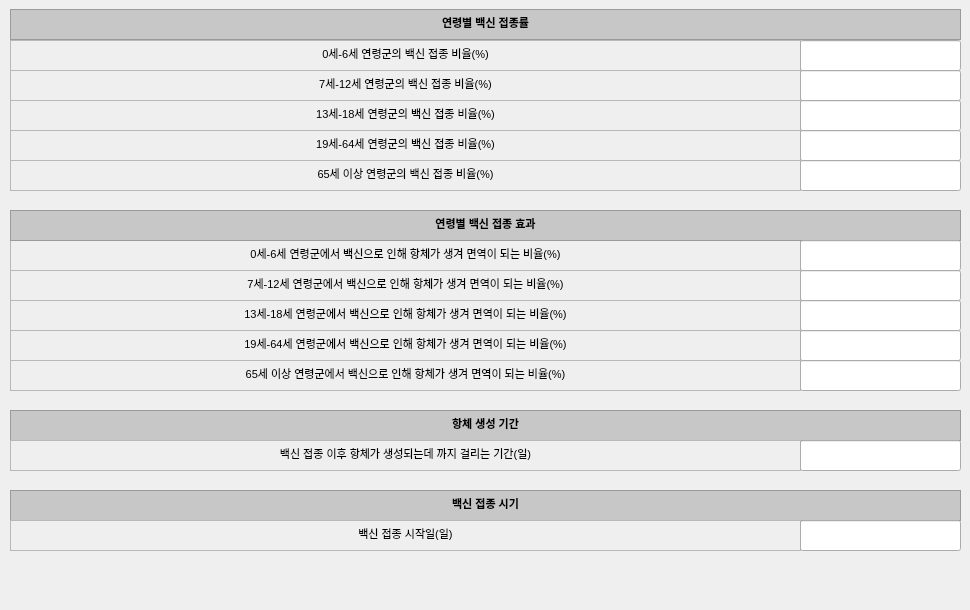
       <widget class="QWidget" name="scrollAreaWidgetContents_5">
        <property name="geometry">
         <rect>
          <x>0</x>
          <y>0</y>
          <width>970</width>
          <height>610</height>
         </rect>
        </property>
        <widget class="QTextEdit" name="textEdit_165">
         <property name="enabled">
          <bool>false</bool>
         </property>
         <property name="geometry">
          <rect>
           <x>10</x>
           <y>40</y>
           <width>791</width>
           <height>31</height>
          </rect>
         </property>
         <property name="html">
          <string>&lt;!DOCTYPE HTML PUBLIC &quot;-//W3C//DTD HTML 4.0//EN&quot; &quot;http://www.w3.org/TR/REC-html40/strict.dtd&quot;&gt;
&lt;html&gt;&lt;head&gt;&lt;meta name=&quot;qrichtext&quot; content=&quot;1&quot; /&gt;&lt;style type=&quot;text/css&quot;&gt;
p, li { white-space: pre-wrap; }
&lt;/style&gt;&lt;/head&gt;&lt;body style=&quot; font-family:'맑은 고딕'; font-size:8.25pt; font-weight:400; font-style:normal;&quot;&gt;
&lt;p align=&quot;center&quot; style=&quot; margin-top:0px; margin-bottom:0px; margin-left:0px; margin-right:0px; -qt-block-indent:0; text-indent:0px;&quot;&gt;&lt;span style=&quot; font-size:8pt; color:#000000;&quot;&gt;0세-6세 연령군의 백신 접종 비율(%)&lt;/span&gt;&lt;/p&gt;&lt;/body&gt;&lt;/html&gt;</string>
         </property>
        </widget>
        <widget class="QTextEdit" name="textEdit_166">
         <property name="enabled">
          <bool>false</bool>
         </property>
         <property name="geometry">
          <rect>
           <x>10</x>
           <y>9</y>
           <width>951</width>
           <height>31</height>
          </rect>
         </property>
         <property name="styleSheet">
          <string notr="true">background-color: rgb(199, 199, 199);</string>
         </property>
         <property name="html">
          <string>&lt;!DOCTYPE HTML PUBLIC &quot;-//W3C//DTD HTML 4.0//EN&quot; &quot;http://www.w3.org/TR/REC-html40/strict.dtd&quot;&gt;
&lt;html&gt;&lt;head&gt;&lt;meta name=&quot;qrichtext&quot; content=&quot;1&quot; /&gt;&lt;style type=&quot;text/css&quot;&gt;
p, li { white-space: pre-wrap; }
&lt;/style&gt;&lt;/head&gt;&lt;body style=&quot; font-family:'맑은 고딕'; font-size:8.25pt; font-weight:400; font-style:normal;&quot;&gt;
&lt;p align=&quot;center&quot; style=&quot; margin-top:0px; margin-bottom:0px; margin-left:0px; margin-right:0px; -qt-block-indent:0; text-indent:0px;&quot;&gt;&lt;span style=&quot; font-size:8pt; font-weight:600; color:#000000;&quot;&gt;연령별 백신 접종률&lt;/span&gt;&lt;/p&gt;&lt;/body&gt;&lt;/html&gt;</string>
         </property>
        </widget>
        <widget class="QTextEdit" name="textEdit_174">
         <property name="enabled">
          <bool>false</bool>
         </property>
         <property name="geometry">
          <rect>
           <x>10</x>
           <y>410</y>
           <width>951</width>
           <height>31</height>
          </rect>
         </property>
         <property name="styleSheet">
          <string notr="true">background-color: rgb(199, 199, 199);</string>
         </property>
         <property name="html">
          <string>&lt;!DOCTYPE HTML PUBLIC &quot;-//W3C//DTD HTML 4.0//EN&quot; &quot;http://www.w3.org/TR/REC-html40/strict.dtd&quot;&gt;
&lt;html&gt;&lt;head&gt;&lt;meta name=&quot;qrichtext&quot; content=&quot;1&quot; /&gt;&lt;style type=&quot;text/css&quot;&gt;
p, li { white-space: pre-wrap; }
&lt;/style&gt;&lt;/head&gt;&lt;body style=&quot; font-family:'맑은 고딕'; font-size:8.25pt; font-weight:400; font-style:normal;&quot;&gt;
&lt;p align=&quot;center&quot; style=&quot; margin-top:0px; margin-bottom:0px; margin-left:0px; margin-right:0px; -qt-block-indent:0; text-indent:0px;&quot;&gt;&lt;span style=&quot; font-size:8pt; font-weight:600; color:#000000;&quot;&gt;항체 생성 기간&lt;/span&gt;&lt;/p&gt;&lt;/body&gt;&lt;/html&gt;</string>
         </property>
        </widget>
        <widget class="QTextEdit" name="textEdit_179">
         <property name="enabled">
          <bool>false</bool>
         </property>
         <property name="geometry">
          <rect>
           <x>10</x>
           <y>70</y>
           <width>791</width>
           <height>31</height>
          </rect>
         </property>
         <property name="html">
          <string>&lt;!DOCTYPE HTML PUBLIC &quot;-//W3C//DTD HTML 4.0//EN&quot; &quot;http://www.w3.org/TR/REC-html40/strict.dtd&quot;&gt;
&lt;html&gt;&lt;head&gt;&lt;meta name=&quot;qrichtext&quot; content=&quot;1&quot; /&gt;&lt;style type=&quot;text/css&quot;&gt;
p, li { white-space: pre-wrap; }
&lt;/style&gt;&lt;/head&gt;&lt;body style=&quot; font-family:'맑은 고딕'; font-size:8.25pt; font-weight:400; font-style:normal;&quot;&gt;
&lt;p align=&quot;center&quot; style=&quot; margin-top:0px; margin-bottom:0px; margin-left:0px; margin-right:0px; -qt-block-indent:0; text-indent:0px;&quot;&gt;&lt;span style=&quot; font-size:8pt; color:#000000;&quot;&gt;7세-12세 연령군의 백신 접종 비율(%)&lt;/span&gt;&lt;/p&gt;&lt;/body&gt;&lt;/html&gt;</string>
         </property>
        </widget>
        <widget class="QTextEdit" name="textEdit_184">
         <property name="enabled">
          <bool>false</bool>
         </property>
         <property name="geometry">
          <rect>
           <x>10</x>
           <y>100</y>
           <width>791</width>
           <height>31</height>
          </rect>
         </property>
         <property name="html">
          <string>&lt;!DOCTYPE HTML PUBLIC &quot;-//W3C//DTD HTML 4.0//EN&quot; &quot;http://www.w3.org/TR/REC-html40/strict.dtd&quot;&gt;
&lt;html&gt;&lt;head&gt;&lt;meta name=&quot;qrichtext&quot; content=&quot;1&quot; /&gt;&lt;style type=&quot;text/css&quot;&gt;
p, li { white-space: pre-wrap; }
&lt;/style&gt;&lt;/head&gt;&lt;body style=&quot; font-family:'맑은 고딕'; font-size:8.25pt; font-weight:400; font-style:normal;&quot;&gt;
&lt;p align=&quot;center&quot; style=&quot; margin-top:0px; margin-bottom:0px; margin-left:0px; margin-right:0px; -qt-block-indent:0; text-indent:0px;&quot;&gt;&lt;span style=&quot; font-size:8pt; color:#000000;&quot;&gt;13세-18세 연령군의 백신 접종 비율(%)&lt;/span&gt;&lt;/p&gt;&lt;/body&gt;&lt;/html&gt;</string>
         </property>
        </widget>
        <widget class="QTextEdit" name="textEdit_186">
         <property name="enabled">
          <bool>false</bool>
         </property>
         <property name="geometry">
          <rect>
           <x>10</x>
           <y>130</y>
           <width>791</width>
           <height>31</height>
          </rect>
         </property>
         <property name="html">
          <string>&lt;!DOCTYPE HTML PUBLIC &quot;-//W3C//DTD HTML 4.0//EN&quot; &quot;http://www.w3.org/TR/REC-html40/strict.dtd&quot;&gt;
&lt;html&gt;&lt;head&gt;&lt;meta name=&quot;qrichtext&quot; content=&quot;1&quot; /&gt;&lt;style type=&quot;text/css&quot;&gt;
p, li { white-space: pre-wrap; }
&lt;/style&gt;&lt;/head&gt;&lt;body style=&quot; font-family:'맑은 고딕'; font-size:8.25pt; font-weight:400; font-style:normal;&quot;&gt;
&lt;p align=&quot;center&quot; style=&quot; margin-top:0px; margin-bottom:0px; margin-left:0px; margin-right:0px; -qt-block-indent:0; text-indent:0px;&quot;&gt;&lt;span style=&quot; font-size:8pt; color:#000000;&quot;&gt;19세-64세 연령군의 백신 접종 비율(%)&lt;/span&gt;&lt;/p&gt;&lt;/body&gt;&lt;/html&gt;</string>
         </property>
        </widget>
        <widget class="QTextEdit" name="textEdit_188">
         <property name="enabled">
          <bool>false</bool>
         </property>
         <property name="geometry">
          <rect>
           <x>10</x>
           <y>160</y>
           <width>791</width>
           <height>31</height>
          </rect>
         </property>
         <property name="html">
          <string>&lt;!DOCTYPE HTML PUBLIC &quot;-//W3C//DTD HTML 4.0//EN&quot; &quot;http://www.w3.org/TR/REC-html40/strict.dtd&quot;&gt;
&lt;html&gt;&lt;head&gt;&lt;meta name=&quot;qrichtext&quot; content=&quot;1&quot; /&gt;&lt;style type=&quot;text/css&quot;&gt;
p, li { white-space: pre-wrap; }
&lt;/style&gt;&lt;/head&gt;&lt;body style=&quot; font-family:'맑은 고딕'; font-size:8.25pt; font-weight:400; font-style:normal;&quot;&gt;
&lt;p align=&quot;center&quot; style=&quot; margin-top:0px; margin-bottom:0px; margin-left:0px; margin-right:0px; -qt-block-indent:0; text-indent:0px;&quot;&gt;&lt;span style=&quot; font-size:8pt; color:#000000;&quot;&gt;65세 이상 연령군의 백신 접종 비율(%)&lt;/span&gt;&lt;/p&gt;&lt;/body&gt;&lt;/html&gt;</string>
         </property>
        </widget>
        <widget class="QTextEdit" name="textEdit_180">
         <property name="enabled">
          <bool>false</bool>
         </property>
         <property name="geometry">
          <rect>
           <x>10</x>
           <y>490</y>
           <width>951</width>
           <height>31</height>
          </rect>
         </property>
         <property name="styleSheet">
          <string notr="true">background-color: rgb(199, 199, 199);</string>
         </property>
         <property name="html">
          <string>&lt;!DOCTYPE HTML PUBLIC &quot;-//W3C//DTD HTML 4.0//EN&quot; &quot;http://www.w3.org/TR/REC-html40/strict.dtd&quot;&gt;
&lt;html&gt;&lt;head&gt;&lt;meta name=&quot;qrichtext&quot; content=&quot;1&quot; /&gt;&lt;style type=&quot;text/css&quot;&gt;
p, li { white-space: pre-wrap; }
&lt;/style&gt;&lt;/head&gt;&lt;body style=&quot; font-family:'맑은 고딕'; font-size:8.25pt; font-weight:400; font-style:normal;&quot;&gt;
&lt;p align=&quot;center&quot; style=&quot; margin-top:0px; margin-bottom:0px; margin-left:0px; margin-right:0px; -qt-block-indent:0; text-indent:0px;&quot;&gt;&lt;span style=&quot; font-size:8pt; font-weight:600; color:#000000;&quot;&gt;백신 접종 시기&lt;/span&gt;&lt;/p&gt;&lt;/body&gt;&lt;/html&gt;</string>
         </property>
        </widget>
        <widget class="QTextEdit" name="textEdit_204">
         <property name="enabled">
          <bool>false</bool>
         </property>
         <property name="geometry">
          <rect>
           <x>10</x>
           <y>270</y>
           <width>791</width>
           <height>31</height>
          </rect>
         </property>
         <property name="html">
          <string>&lt;!DOCTYPE HTML PUBLIC &quot;-//W3C//DTD HTML 4.0//EN&quot; &quot;http://www.w3.org/TR/REC-html40/strict.dtd&quot;&gt;
&lt;html&gt;&lt;head&gt;&lt;meta name=&quot;qrichtext&quot; content=&quot;1&quot; /&gt;&lt;style type=&quot;text/css&quot;&gt;
p, li { white-space: pre-wrap; }
&lt;/style&gt;&lt;/head&gt;&lt;body style=&quot; font-family:'맑은 고딕'; font-size:8.25pt; font-weight:400; font-style:normal;&quot;&gt;
&lt;p align=&quot;center&quot; style=&quot; margin-top:0px; margin-bottom:0px; margin-left:0px; margin-right:0px; -qt-block-indent:0; text-indent:0px;&quot;&gt;&lt;span style=&quot; font-size:8pt; color:#000000;&quot;&gt;7세-12세 연령군에서 백신으로 인해 항체가 생겨 면역이 되는 비율(%)&lt;/span&gt;&lt;/p&gt;&lt;/body&gt;&lt;/html&gt;</string>
         </property>
        </widget>
        <widget class="QTextEdit" name="textEdit_211">
         <property name="enabled">
          <bool>false</bool>
         </property>
         <property name="geometry">
          <rect>
           <x>10</x>
           <y>240</y>
           <width>791</width>
           <height>31</height>
          </rect>
         </property>
         <property name="html">
          <string>&lt;!DOCTYPE HTML PUBLIC &quot;-//W3C//DTD HTML 4.0//EN&quot; &quot;http://www.w3.org/TR/REC-html40/strict.dtd&quot;&gt;
&lt;html&gt;&lt;head&gt;&lt;meta name=&quot;qrichtext&quot; content=&quot;1&quot; /&gt;&lt;style type=&quot;text/css&quot;&gt;
p, li { white-space: pre-wrap; }
&lt;/style&gt;&lt;/head&gt;&lt;body style=&quot; font-family:'맑은 고딕'; font-size:8.25pt; font-weight:400; font-style:normal;&quot;&gt;
&lt;p align=&quot;center&quot; style=&quot; margin-top:0px; margin-bottom:0px; margin-left:0px; margin-right:0px; -qt-block-indent:0; text-indent:0px;&quot;&gt;&lt;span style=&quot; font-size:8pt; color:#000000;&quot;&gt;0세-6세 연령군에서 백신으로 인해 항체가 생겨 면역이 되는 비율(%)&lt;/span&gt;&lt;/p&gt;&lt;/body&gt;&lt;/html&gt;</string>
         </property>
        </widget>
        <widget class="QTextEdit" name="textEdit_206">
         <property name="enabled">
          <bool>false</bool>
         </property>
         <property name="geometry">
          <rect>
           <x>10</x>
           <y>300</y>
           <width>791</width>
           <height>31</height>
          </rect>
         </property>
         <property name="html">
          <string>&lt;!DOCTYPE HTML PUBLIC &quot;-//W3C//DTD HTML 4.0//EN&quot; &quot;http://www.w3.org/TR/REC-html40/strict.dtd&quot;&gt;
&lt;html&gt;&lt;head&gt;&lt;meta name=&quot;qrichtext&quot; content=&quot;1&quot; /&gt;&lt;style type=&quot;text/css&quot;&gt;
p, li { white-space: pre-wrap; }
&lt;/style&gt;&lt;/head&gt;&lt;body style=&quot; font-family:'맑은 고딕'; font-size:8.25pt; font-weight:400; font-style:normal;&quot;&gt;
&lt;p align=&quot;center&quot; style=&quot; margin-top:0px; margin-bottom:0px; margin-left:0px; margin-right:0px; -qt-block-indent:0; text-indent:0px;&quot;&gt;&lt;span style=&quot; font-size:8pt; color:#000000;&quot;&gt;13세-18세 연령군에서 백신으로 인해 항체가 생겨 면역이 되는 비율(%)&lt;/span&gt;&lt;/p&gt;&lt;/body&gt;&lt;/html&gt;</string>
         </property>
        </widget>
        <widget class="QTextEdit" name="textEdit_209">
         <property name="enabled">
          <bool>false</bool>
         </property>
         <property name="geometry">
          <rect>
           <x>10</x>
           <y>330</y>
           <width>791</width>
           <height>31</height>
          </rect>
         </property>
         <property name="html">
          <string>&lt;!DOCTYPE HTML PUBLIC &quot;-//W3C//DTD HTML 4.0//EN&quot; &quot;http://www.w3.org/TR/REC-html40/strict.dtd&quot;&gt;
&lt;html&gt;&lt;head&gt;&lt;meta name=&quot;qrichtext&quot; content=&quot;1&quot; /&gt;&lt;style type=&quot;text/css&quot;&gt;
p, li { white-space: pre-wrap; }
&lt;/style&gt;&lt;/head&gt;&lt;body style=&quot; font-family:'맑은 고딕'; font-size:8.25pt; font-weight:400; font-style:normal;&quot;&gt;
&lt;p align=&quot;center&quot; style=&quot; margin-top:0px; margin-bottom:0px; margin-left:0px; margin-right:0px; -qt-block-indent:0; text-indent:0px;&quot;&gt;&lt;span style=&quot; font-size:8pt; color:#000000;&quot;&gt;19세-64세 연령군에서 백신으로 인해 항체가 생겨 면역이 되는 비율(%)&lt;/span&gt;&lt;/p&gt;&lt;/body&gt;&lt;/html&gt;</string>
         </property>
        </widget>
        <widget class="QTextEdit" name="textEdit_205">
         <property name="enabled">
          <bool>false</bool>
         </property>
         <property name="geometry">
          <rect>
           <x>10</x>
           <y>210</y>
           <width>951</width>
           <height>31</height>
          </rect>
         </property>
         <property name="styleSheet">
          <string notr="true">background-color: rgb(199, 199, 199);</string>
         </property>
         <property name="html">
          <string>&lt;!DOCTYPE HTML PUBLIC &quot;-//W3C//DTD HTML 4.0//EN&quot; &quot;http://www.w3.org/TR/REC-html40/strict.dtd&quot;&gt;
&lt;html&gt;&lt;head&gt;&lt;meta name=&quot;qrichtext&quot; content=&quot;1&quot; /&gt;&lt;style type=&quot;text/css&quot;&gt;
p, li { white-space: pre-wrap; }
&lt;/style&gt;&lt;/head&gt;&lt;body style=&quot; font-family:'맑은 고딕'; font-size:8.25pt; font-weight:400; font-style:normal;&quot;&gt;
&lt;p align=&quot;center&quot; style=&quot; margin-top:0px; margin-bottom:0px; margin-left:0px; margin-right:0px; -qt-block-indent:0; text-indent:0px;&quot;&gt;&lt;span style=&quot; font-size:8pt; font-weight:600; color:#000000;&quot;&gt;연령별 백신 접종 효과&lt;/span&gt;&lt;/p&gt;&lt;/body&gt;&lt;/html&gt;</string>
         </property>
        </widget>
        <widget class="QTextEdit" name="textEdit_210">
         <property name="enabled">
          <bool>false</bool>
         </property>
         <property name="geometry">
          <rect>
           <x>10</x>
           <y>360</y>
           <width>791</width>
           <height>31</height>
          </rect>
         </property>
         <property name="html">
          <string>&lt;!DOCTYPE HTML PUBLIC &quot;-//W3C//DTD HTML 4.0//EN&quot; &quot;http://www.w3.org/TR/REC-html40/strict.dtd&quot;&gt;
&lt;html&gt;&lt;head&gt;&lt;meta name=&quot;qrichtext&quot; content=&quot;1&quot; /&gt;&lt;style type=&quot;text/css&quot;&gt;
p, li { white-space: pre-wrap; }
&lt;/style&gt;&lt;/head&gt;&lt;body style=&quot; font-family:'맑은 고딕'; font-size:8.25pt; font-weight:400; font-style:normal;&quot;&gt;
&lt;p align=&quot;center&quot; style=&quot; margin-top:0px; margin-bottom:0px; margin-left:0px; margin-right:0px; -qt-block-indent:0; text-indent:0px;&quot;&gt;&lt;span style=&quot; font-size:8pt; color:#000000;&quot;&gt;65세 이상 연령군에서 백신으로 인해 항체가 생겨 면역이 되는 비율(%)&lt;/span&gt;&lt;/p&gt;&lt;/body&gt;&lt;/html&gt;</string>
         </property>
        </widget>
        <widget class="QTextEdit" name="textEdit_182">
         <property name="enabled">
          <bool>false</bool>
         </property>
         <property name="geometry">
          <rect>
           <x>10</x>
           <y>440</y>
           <width>791</width>
           <height>31</height>
          </rect>
         </property>
         <property name="html">
          <string>&lt;!DOCTYPE HTML PUBLIC &quot;-//W3C//DTD HTML 4.0//EN&quot; &quot;http://www.w3.org/TR/REC-html40/strict.dtd&quot;&gt;
&lt;html&gt;&lt;head&gt;&lt;meta name=&quot;qrichtext&quot; content=&quot;1&quot; /&gt;&lt;style type=&quot;text/css&quot;&gt;
p, li { white-space: pre-wrap; }
&lt;/style&gt;&lt;/head&gt;&lt;body style=&quot; font-family:'맑은 고딕'; font-size:8.25pt; font-weight:400; font-style:normal;&quot;&gt;
&lt;p align=&quot;center&quot; style=&quot; margin-top:0px; margin-bottom:0px; margin-left:0px; margin-right:0px; -qt-block-indent:0; text-indent:0px;&quot;&gt;&lt;span style=&quot; font-size:8pt; color:#000000;&quot;&gt;백신 접종 이후 항체가 생성되는데 까지 걸리는 기간(일)&lt;/span&gt;&lt;/p&gt;&lt;/body&gt;&lt;/html&gt;</string>
         </property>
        </widget>
        <widget class="QLineEdit" name="input_vaccine_1">
         <property name="geometry">
          <rect>
           <x>800</x>
           <y>40</y>
           <width>161</width>
           <height>31</height>
          </rect>
         </property>
         <property name="text">
          <string/>
         </property>
         <property name="maxLength">
          <number>20</number>
         </property>
         <property name="alignment">
          <set>Qt::AlignCenter</set>
         </property>
        </widget>
        <widget class="QLineEdit" name="input_vaccine_2">
         <property name="geometry">
          <rect>
           <x>800</x>
           <y>70</y>
           <width>161</width>
           <height>31</height>
          </rect>
         </property>
         <property name="text">
          <string/>
         </property>
         <property name="maxLength">
          <number>20</number>
         </property>
         <property name="alignment">
          <set>Qt::AlignCenter</set>
         </property>
        </widget>
        <widget class="QLineEdit" name="input_vaccine_3">
         <property name="geometry">
          <rect>
           <x>800</x>
           <y>100</y>
           <width>161</width>
           <height>31</height>
          </rect>
         </property>
         <property name="text">
          <string/>
         </property>
         <property name="maxLength">
          <number>20</number>
         </property>
         <property name="alignment">
          <set>Qt::AlignCenter</set>
         </property>
        </widget>
        <widget class="QLineEdit" name="input_vaccine_4">
         <property name="geometry">
          <rect>
           <x>800</x>
           <y>130</y>
           <width>161</width>
           <height>31</height>
          </rect>
         </property>
         <property name="text">
          <string/>
         </property>
         <property name="maxLength">
          <number>20</number>
         </property>
         <property name="alignment">
          <set>Qt::AlignCenter</set>
         </property>
        </widget>
        <widget class="QLineEdit" name="input_vaccine_5">
         <property name="geometry">
          <rect>
           <x>800</x>
           <y>160</y>
           <width>161</width>
           <height>31</height>
          </rect>
         </property>
         <property name="text">
          <string/>
         </property>
         <property name="maxLength">
          <number>20</number>
         </property>
         <property name="alignment">
          <set>Qt::AlignCenter</set>
         </property>
        </widget>
        <widget class="QLineEdit" name="input_vaccineEffect_1">
         <property name="geometry">
          <rect>
           <x>800</x>
           <y>240</y>
           <width>161</width>
           <height>31</height>
          </rect>
         </property>
         <property name="text">
          <string/>
         </property>
         <property name="maxLength">
          <number>20</number>
         </property>
         <property name="alignment">
          <set>Qt::AlignCenter</set>
         </property>
        </widget>
        <widget class="QLineEdit" name="input_vaccineEffect_2">
         <property name="geometry">
          <rect>
           <x>800</x>
           <y>270</y>
           <width>161</width>
           <height>31</height>
          </rect>
         </property>
         <property name="text">
          <string/>
         </property>
         <property name="maxLength">
          <number>20</number>
         </property>
         <property name="alignment">
          <set>Qt::AlignCenter</set>
         </property>
        </widget>
        <widget class="QLineEdit" name="input_vaccineEffect_3">
         <property name="geometry">
          <rect>
           <x>800</x>
           <y>300</y>
           <width>161</width>
           <height>31</height>
          </rect>
         </property>
         <property name="text">
          <string/>
         </property>
         <property name="maxLength">
          <number>20</number>
         </property>
         <property name="alignment">
          <set>Qt::AlignCenter</set>
         </property>
        </widget>
        <widget class="QLineEdit" name="input_vaccineEffect_4">
         <property name="geometry">
          <rect>
           <x>800</x>
           <y>330</y>
           <width>161</width>
           <height>31</height>
          </rect>
         </property>
         <property name="text">
          <string/>
         </property>
         <property name="maxLength">
          <number>20</number>
         </property>
         <property name="alignment">
          <set>Qt::AlignCenter</set>
         </property>
        </widget>
        <widget class="QLineEdit" name="input_vaccineEffect_5">
         <property name="geometry">
          <rect>
           <x>800</x>
           <y>360</y>
           <width>161</width>
           <height>31</height>
          </rect>
         </property>
         <property name="text">
          <string/>
         </property>
         <property name="maxLength">
          <number>20</number>
         </property>
         <property name="alignment">
          <set>Qt::AlignCenter</set>
         </property>
        </widget>
        <widget class="QLineEdit" name="input_antibodyRange">
         <property name="geometry">
          <rect>
           <x>800</x>
           <y>440</y>
           <width>161</width>
           <height>31</height>
          </rect>
         </property>
         <property name="text">
          <string/>
         </property>
         <property name="maxLength">
          <number>20</number>
         </property>
         <property name="alignment">
          <set>Qt::AlignCenter</set>
         </property>
        </widget>
        <widget class="QLineEdit" name="input_vaccineStart">
         <property name="geometry">
          <rect>
           <x>800</x>
           <y>520</y>
           <width>161</width>
           <height>31</height>
          </rect>
         </property>
         <property name="text">
          <string/>
         </property>
         <property name="maxLength">
          <number>20</number>
         </property>
         <property name="alignment">
          <set>Qt::AlignCenter</set>
         </property>
        </widget>
        <widget class="QTextEdit" name="textEdit_200">
         <property name="enabled">
          <bool>false</bool>
         </property>
         <property name="geometry">
          <rect>
           <x>10</x>
           <y>520</y>
           <width>791</width>
           <height>31</height>
          </rect>
         </property>
         <property name="html">
          <string>&lt;!DOCTYPE HTML PUBLIC &quot;-//W3C//DTD HTML 4.0//EN&quot; &quot;http://www.w3.org/TR/REC-html40/strict.dtd&quot;&gt;
&lt;html&gt;&lt;head&gt;&lt;meta name=&quot;qrichtext&quot; content=&quot;1&quot; /&gt;&lt;style type=&quot;text/css&quot;&gt;
p, li { white-space: pre-wrap; }
&lt;/style&gt;&lt;/head&gt;&lt;body style=&quot; font-family:'맑은 고딕'; font-size:8.25pt; font-weight:400; font-style:normal;&quot;&gt;
&lt;p align=&quot;center&quot; style=&quot; margin-top:0px; margin-bottom:0px; margin-left:0px; margin-right:0px; -qt-block-indent:0; text-indent:0px;&quot;&gt;&lt;span style=&quot; font-size:8pt; color:#000000;&quot;&gt;백신 접종 시작일(일)&lt;/span&gt;&lt;/p&gt;&lt;/body&gt;&lt;/html&gt;</string>
         </property>
        </widget>
        <zorder>textEdit_165</zorder>
        <zorder>textEdit_166</zorder>
        <zorder>textEdit_174</zorder>
        <zorder>textEdit_179</zorder>
        <zorder>textEdit_184</zorder>
        <zorder>textEdit_186</zorder>
        <zorder>textEdit_188</zorder>
        <zorder>textEdit_180</zorder>
        <zorder>textEdit_204</zorder>
        <zorder>textEdit_211</zorder>
        <zorder>textEdit_206</zorder>
        <zorder>textEdit_209</zorder>
        <zorder>textEdit_205</zorder>
        <zorder>textEdit_210</zorder>
        <zorder>textEdit_182</zorder>
        <zorder>input_vaccine_1</zorder>
        <zorder>input_vaccine_2</zorder>
        <zorder>input_vaccine_3</zorder>
        <zorder>input_vaccine_4</zorder>
        <zorder>input_vaccine_5</zorder>
        <zorder>input_vaccineEffect_1</zorder>
        <zorder>input_vaccineEffect_2</zorder>
        <zorder>input_vaccineEffect_3</zorder>
        <zorder>input_vaccineEffect_4</zorder>
        <zorder>input_vaccineEffect_5</zorder>
        <zorder>input_antibodyRange</zorder>
        <zorder>textEdit_200</zorder>
        <zorder>input_vaccineStart</zorder>
       </widget>
